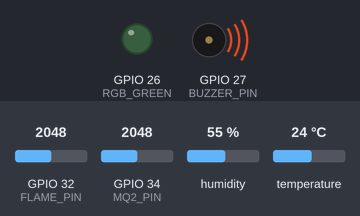
This sketch was run on a simulated ESP32. Shown: output pins drawn as LEDs (lit = HIGH), buzzer (waves = sounding, pin HIGH). The inputs (shaded band) are chosen by the test bench; at power-on: GPIO 34 (MQ2_PIN) = 2048, GPIO 32 (FLAME_PIN) = 2048, humidity 55 %, temperature 24 °C. WiFi joins after 1.5 s; servers stay silent unless stated; what the sketch prints to the serial monitor is not drawn.

Above: at 3.0 s.
3.1 s: GPIO 34 (MQ2_PIN) set to 1038
8.8 s: GPIO 34 (MQ2_PIN) set to 933
At 12.6 s:
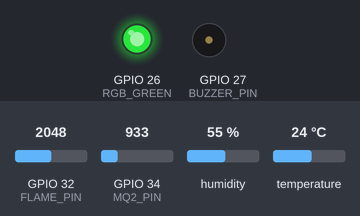
14.5 s: GPIO 32 (FLAME_PIN) set to 106
20.2 s: GPIO 32 (FLAME_PIN) set to 91
At 23.8 s:
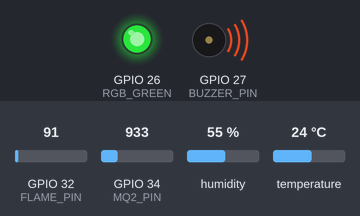
25.9 s: GPIO 32 (FLAME_PIN) set to 122
At 28.2 s:
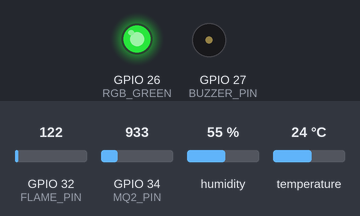
31.6 s: GPIO 32 (FLAME_PIN) set to 60
At 33.8 s:
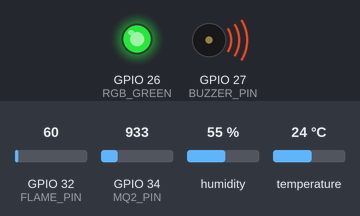
Timing chart, 0 to 35.3 s (numbered marks = the images above; inputs shaded):
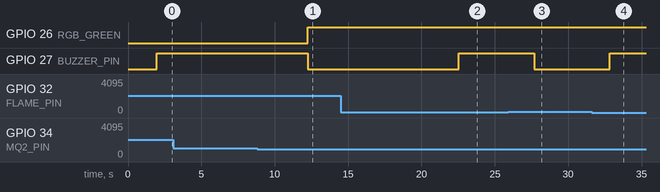

Measured:
- the behaviour switches between 1001 and 1000 on GPIO 34 (MQ2_PIN) (found by bisection; images 0 and 1)
- the behaviour switches between 100 and 99 on GPIO 32 (FLAME_PIN) (found by bisection; images 1 and 2)
- after the input at 3.1 s, every drawn part: stays the same
- after the input at 8.8 s, GPIO 26 (RGB_GREEN): LOW → HIGH after 3.4 s; GPIO 27 (BUZZER_PIN): HIGH → LOW after 3.4 s
- after the input at 14.5 s, every drawn part: stays the same
- after the input at 20.2 s, GPIO 27 (BUZZER_PIN): LOW → HIGH after 2.3 s
- after the input at 25.9 s, GPIO 27 (BUZZER_PIN): HIGH → LOW after 1.8 s
- after the input at 31.6 s, GPIO 27 (BUZZER_PIN): LOW → HIGH after 1.2 s

The sketch:

IoT_Fire_detect.ino
```cpp
#define BLYNK_TEMPLATE_ID "TMPL32807va4w"
#define BLYNK_TEMPLATE_NAME "Forest Fire Detector"
#define BLYNK_AUTH_TOKEN "8ErdtriC3OvwjVBdq2z_1Zol0yW7aw4Z"

#include <WiFi.h>
#include <BlynkSimpleEsp32.h>
#include <DHT.h>

// ----------- Blynk Credentials ----------
char auth[] = "8ErdtriC3OvwjVBdq2z_1Zol0yW7aw4Z";
char ssid[] = "OnePlus Nord CE3 5G";
char pass[] = "00000000";

// ----------- Pins and Sensors -----------
#define DHTPIN 4
#define DHTTYPE DHT11
DHT dht(DHTPIN, DHTTYPE);

#define MQ2_PIN 34
#define FLAME_PIN 32

#define BUZZER_PIN 27

#define RGB_GREEN 26

void setup()
{
  Serial.begin(9600);
  Blynk.begin(auth, ssid, pass);
  dht.begin();

  pinMode(MQ2_PIN, INPUT);
  pinMode(FLAME_PIN, INPUT);
  pinMode(BUZZER_PIN, OUTPUT);
  pinMode(RGB_GREEN, OUTPUT);

}

void loop()
{
  Blynk.run();

  float dhtTemp = dht.readTemperature();                       // DHT11 Temp
  float humidity = dht.readHumidity();                         // DHT11 Humidity
  int mq2Value = analogRead(MQ2_PIN);                          // MQ-2 Gas
  int flameState = analogRead(FLAME_PIN);                      // Flame sensor

  // Send sensor data to Blynk
  Blynk.virtualWrite(V1, dhtTemp);
  Blynk.virtualWrite(V2, humidity);
  Blynk.virtualWrite(V3, mq2Value);
  Blynk.virtualWrite(V4, flameState);


  //serial moniter
  Serial.println("===== Sensor Readings =====");
  Serial.print("MQ2 Smoke Level     : "); Serial.println(mq2Value);
  Serial.print("DHT11 Temp (°C)     : "); Serial.println(dhtTemp);
  Serial.print("DHT11 Humidity (%)  : "); Serial.println(humidity);
  Serial.print("Flame Detected?     : "); Serial.print(flameState);
  if (flameState < 100) Serial.println("   🔥 YES");
  else Serial.println("   ❌ NO");

  Serial.println("===========================\n");

  // Fire detection logic
  int fireDetected;
  if((humidity < 30)||(mq2Value > 1000)||(flameState<100))
  {
    fireDetected = 1;
  }
  else
  {
    fireDetected = 0;
  }

  if (fireDetected==1)
  {
    digitalWrite(BUZZER_PIN, HIGH);
    Blynk.logEvent("fire_alert", "🔥 Fire Detected! Check Forest Area Immediately");
  }
  else
  {
    digitalWrite(BUZZER_PIN, LOW);
    analogWrite(RGB_GREEN, 255); // Safe - Green
  }

  delay(5000); // Adjust based on real-time needs
}
```
